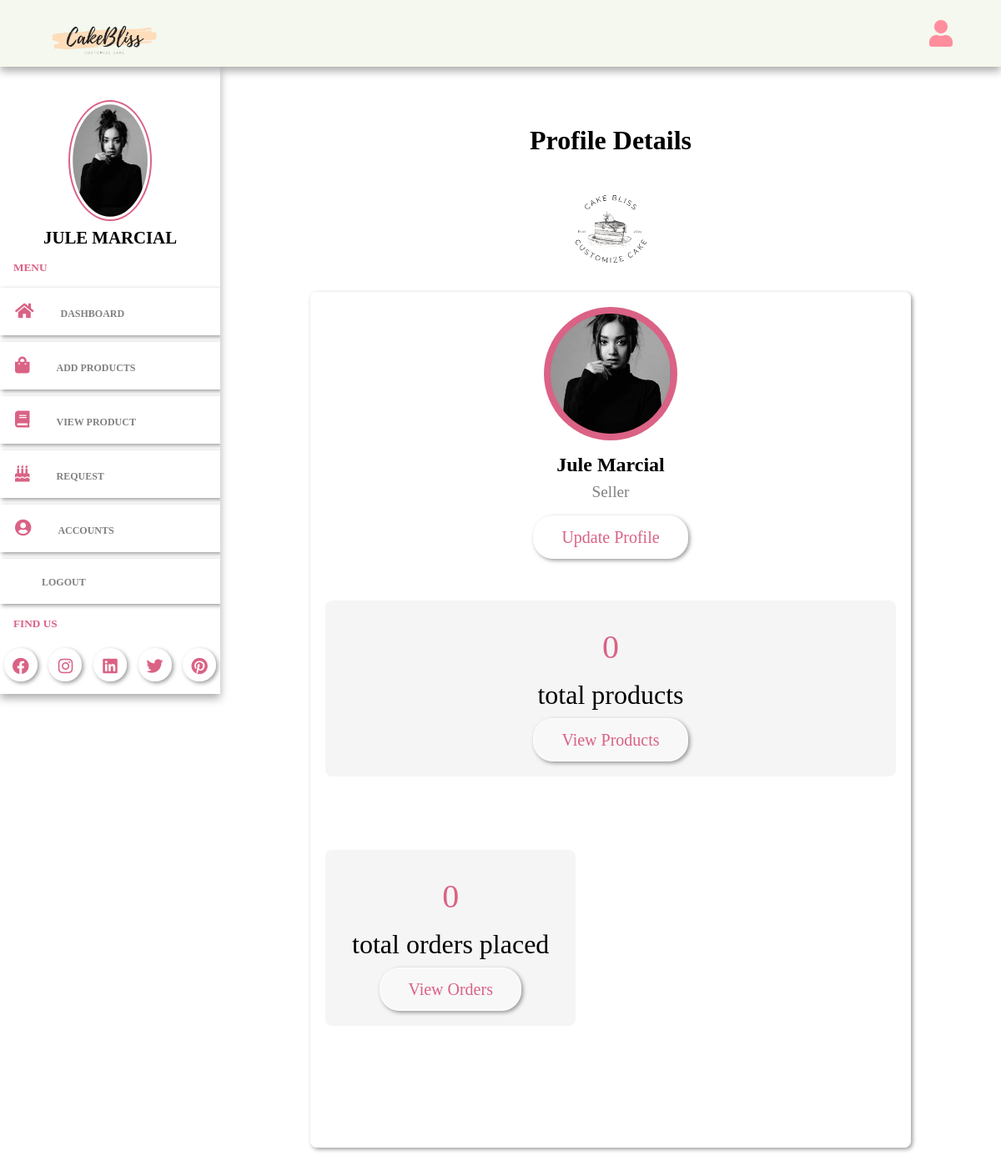
The page /admin/profile.php (signed in) on the database its author committed.
### tables this page shows
CREATE TABLE `sellers` (
  `id` varchar(20) NOT NULL,
  `name` varchar(50) NOT NULL,
  `email` varchar(50) NOT NULL,
  `password` varchar(50) NOT NULL,
  `image` varchar(100) NOT NULL
);

### admin/profile.php (the view, shortened to what this page needs)
<?php
include '../components/connect.php';
if(isset($_COOKIE['seller_id'])) {
    $seller_id = $_COOKIE['seller_id'];
}else{
    $seller_id = '';
    header('location:login.php');
}
$select_products = $conn->prepare("SELECT * FROM `products` WHERE seller_id = ?");
$select_products->execute([$seller_id]);
$total_products = $select_products->rowCount();
$select_orders = $conn->prepare("SELECT * FROM `orders` WHERE seller_id = ?");
$select_orders->execute([$seller_id]);
$total_orders = $select_orders->rowCount();
?>
<!DOCTYPE html>
<html>
<head>
    <link rel="stylesheet" type="text/css" href="../css/admin_style.css">
    <link rel="stylesheet" href="https://cdnjs.cloudflare.com/ajax/libs/font-awesome/5.15.3/css/all.min.css">
</head>
<body>
<div class="main-container">
    <?php include '../components/admin_header.php'; ?>
</div>
</div>
    <section class="seller-profile">
    <div class="heading">
        <h1>profile details</h1>
        <img src="../image/separator2.png">
    </div>
<div class="details">
    <div class="seller">
        <img src="../uploaded_files/<?= $fetch_profile['image']; ?>">
        <h3 class="name"><?= $fetch_profile['name']; ?></h3>
        <span>seller</span>
        <a href="update.php" class="btn">update profile</a>
</div>
<div class="flex">
    <div class="box">
        <span><?= $total_products; ?></span>
        <p>total products</p>
        <a href="view_product.php" class="btn">view products</a>
</div>
<div class="flex">
    <div class="box">
        <span><?= $total_orders; ?></span>
        <p>total orders placed</p>
        <a href="admin_order.php" class="btn">view orders</a>
</div>
</div>
</section>
</div>
</body>
</html>

### components/admin_header.php (shortened to what this page needs)
<header>
    <div class="logo">
        <img src="../image/logo-removebg-preview.png" width="150">
</div>
<div class ="right">
    <div class="fa fa-user" id="user-btn"></div>
</div>
    </header>
<div class="sidebar-container">
        <div class="sidebar">
        <?php
    $select_profile = $conn->prepare("SELECT * FROM sellers WHERE id = ?");
    $select_profile->execute([$seller_id]);
    if ($select_profile->rowCount() > 0) {
        $fetch_profile = $select_profile->fetch(PDO::FETCH_ASSOC);
    ?>
    <div class="profile">
        <img src="../uploaded_files/<?= $fetch_profile['image'];?>"class="logo-img" width="100">
        <p><?= $fetch_profile['name']; ?></p>
    </div>
    <?php } ?>
    <h5>menu</h5>
    <div class="navbar">
    <ul>
        <li> <a href="dashboard.php"><i class="fa fa-home" aria-hidden="true"></i>dashboard</a></li>
        <li> <a href="add_products.php"><i class="fa fa-shopping-bag" aria-hidden="true"></i>add products</a></li>
        <li> <a href="view_product.php"><i class="fa fa-book" aria-hidden="true"></i>view product</a></li>
        <li> <a href="customized.php"><i class="fa fa-birthday-cake" aria-hidden="true"></i></i>request</a></li>
        <li> <a href="user_accounts.php"><i class="fa fa-user-circle" aria-hidden="true"></i>accounts</a></li>
        <li><a href="login.php" onclick="return confirm('Logout from this website?');">
        <i class="fa fa-sign-out" aria-hidden="true"></i>Logout</a>
</ul>
</div>
<h5>find us</h5>
<div class="social-links">
    <i class="fab fa-facebook"></i>
    <i class="fab fa-instagram"></i>
    <i class="fab fa-linkedin"></i>
    <i class="fab fa-twitter"></i>
    <i class="fab fa-pinterest"></i>
    </div>

### rows shown on the page
sellers: image (picture), name "JULE MARCIAL", name "Jule Marcial"

### other values the page prints
$total_products "0"
$total_orders "0"
